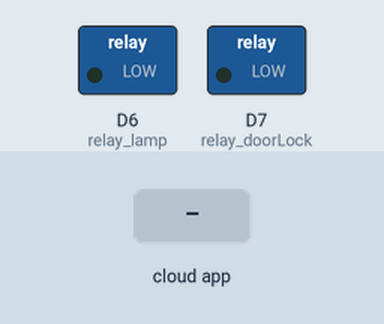
Simulated run of this sketch. Board: ESP8266 (NodeMCU). On the bench: switched loads named in the sketch (green lamp = pin HIGH). Inputs (shaded band) come from the test bench.

Above: at 1.2 s.
1.3 s: the phone or cloud app sets Door.Lock to 1
At 1.6 s:
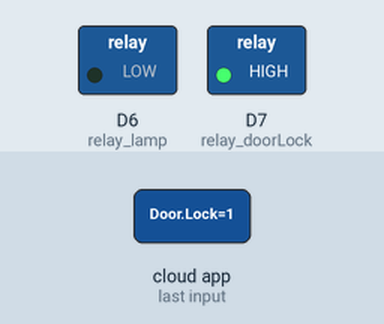
2.8 s: the phone or cloud app sets Lamp.All to 1
At 3.9 s:
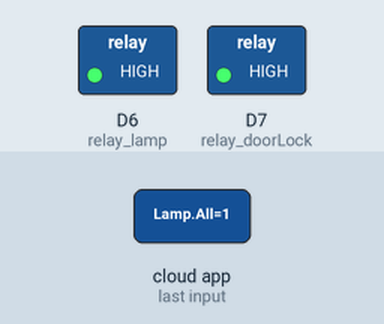
4.3 s: the phone or cloud app sets Door.Lock to 0
At 5.1 s:
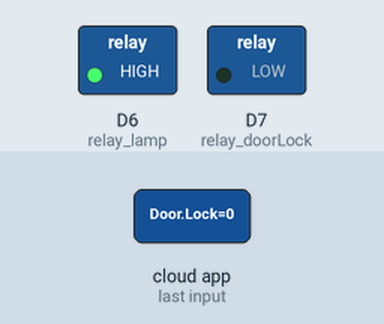
5.8 s: the phone or cloud app sets Lamp.All to 0
At 6.2 s:
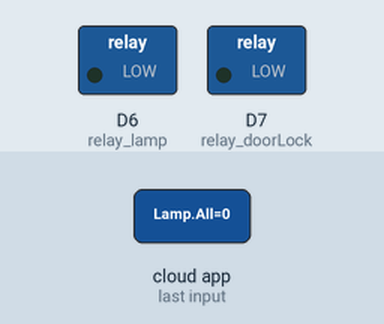
Timing chart, 0 to 8.3 s (numbered marks = the images above; inputs shaded):
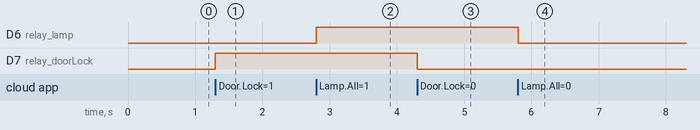

The sketch:

kos_02.ino
```cpp
#include <SPI.h>
#include <ESP8266WiFi.h>
#include <ThingerESP8266.h>
#include "DHT.h"

#define DHTPIN D5
#define DHTTYPE DHT11
DHT dht(DHTPIN, DHTTYPE);

#define USERNAME "............."
#define DEVICE_ID ".........."
#define DEVICE_CREDENTIAL "............."

#define SSID ".........."
#define SSID_PASSWORD "............."

#define relay_lamp D6
#define relay_doorLock D7
#define doorSensor D0

ThingerESP8266 thing(USERNAME, DEVICE_ID, DEVICE_CREDENTIAL);

void setup() {
  dht.begin();
  pinMode(doorSensor, INPUT_PULLUP);
  pinMode(relay_lamp , OUTPUT);
  pinMode(relay_doorLock, OUTPUT);

  thing.add_wifi(SSID, SSID_PASSWORD);

  // digital pin control example (i.e. turning on/off a light, a relay, configuring a parameter, etc)
  thing["Lamp All"] << digitalPin(relay_lamp);
  thing["Door Lock"] << digitalPin(relay_doorLock);

  thing["Sensor Temp & Humd"] >> [](pson & out) {
    out["humidity"] = dht.readHumidity();
    out["celsius"] = dht.readTemperature();
  };

  thing["Door Sensor"] >> [](pson & out) {
    int door = digitalRead(doorSensor);
    String doorState;
    if (door == 1) {
      doorState = "Door Open";
    }
    else {
      doorState = "Door Close";
    }
    out["Door State"] = doorState;
  };
}

void loop() {
  thing.handle();
}
```

Measured:
- after the input at 1.3 s, D7 (relay_doorLock): LOW → HIGH at once
- after the input at 2.8 s, D6 (relay_lamp): LOW → HIGH at once
- after the input at 4.3 s, D7 (relay_doorLock): HIGH → LOW at once
- after the input at 5.8 s, D6 (relay_lamp): HIGH → LOW at once
